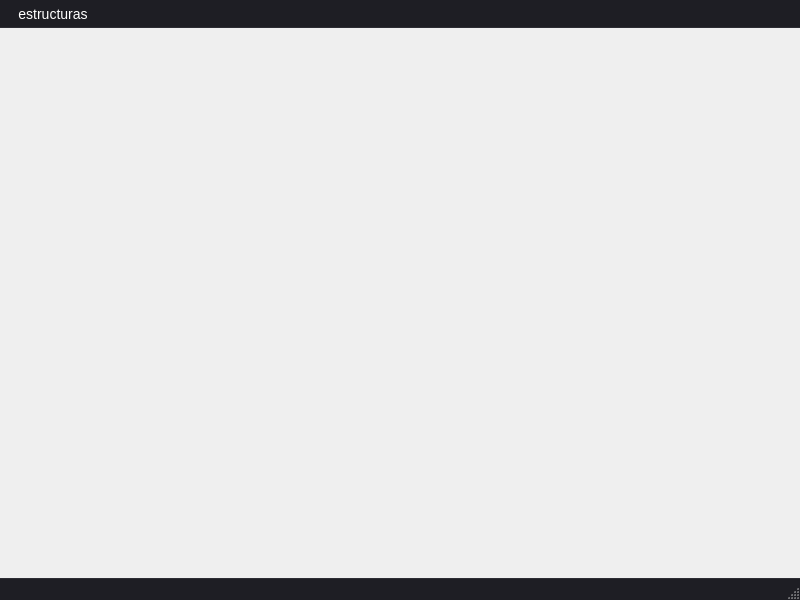
<?xml version="1.0" encoding="UTF-8"?>
<ui version="4.0">
 <class>menu</class>
 <widget class="QMainWindow" name="menu">
  <property name="geometry">
   <rect>
    <x>0</x>
    <y>0</y>
    <width>800</width>
    <height>600</height>
   </rect>
  </property>
  <property name="windowTitle">
   <string>MainWindow</string>
  </property>
  <property name="styleSheet">
   <string notr="true">/* Estilo general para la Barra de Menú */
QMenuBar {
    background-color: #1e1e24;
    color: #ffffff;
    font-family: &quot;Segoe UI&quot;, sans-serif;
    font-size: 14px;
    border-bottom: 1px solid #2d2d34;
}

QMenuBar::item {
    background-color: transparent;
    padding: 6px 12px;
    border-radius: 4px;
}

QMenuBar::item:selected {
    background-color: #2b2b36;
    color: #29b6f6; /* Azul brillante al pasar el cursor */
}

QMenuBar::item:pressed {
    background-color: #333344;
}

/* Estilo para los Menús Desplegables (menuestructuras, menulineales) */
QMenu {
    background-color: #1e1e24;
    color: #ffffff;
    border: 1px solid #2d2d34;
    padding: 5px 0px;
    font-family: &quot;Segoe UI&quot;, sans-serif;
    font-size: 13px;
}

QMenu::item {
    padding: 6px 25px 6px 20px; /* Espacio para texto y posibles iconos */
    border: 1px solid transparent;
}

/* Cuando pasas el mouse por encima de una opción (ej. actionlista_enlazada) */
QMenu::item:selected {
    background-color: #29b6f6;
    color: #101014; /* Texto oscuro para contrastar con el fondo azul */
    border-radius: 2px;
}

/* Estilo para los Separadores (separator) */
QMenu::separator {
    height: 1px;
    background-color: #44444c;
    margin: 5px 10px;
}

/* Estilo para la barra de estado por si la usas */
QStatusBar {
    background-color: #1e1e24;
    color: #888888;
    border-top: 1px solid #2d2d34;
}</string>
  </property>
  <widget class="QWidget" name="centralwidget"/>
  <widget class="QMenuBar" name="menubar">
   <property name="geometry">
    <rect>
     <x>0</x>
     <y>0</y>
     <width>800</width>
     <height>32</height>
    </rect>
   </property>
   <widget class="QMenu" name="menuestructuras">
    <property name="title">
     <string>estructuras</string>
    </property>
    <widget class="QMenu" name="menulineales">
     <property name="title">
      <string>lineales </string>
     </property>
     <addaction name="actionlista_enlazada"/>
    </widget>
    <addaction name="menulineales"/>
    <addaction name="separator"/>
    <addaction name="actionsalir"/>
   </widget>
   <addaction name="menuestructuras"/>
  </widget>
  <widget class="QStatusBar" name="statusbar"/>
  <action name="actionsalir">
   <property name="text">
    <string>salir</string>
   </property>
  </action>
  <action name="actionlista_enlazada">
   <property name="text">
    <string>lista enlazada</string>
   </property>
  </action>
 </widget>
 <resources/>
 <connections/>
</ui>
